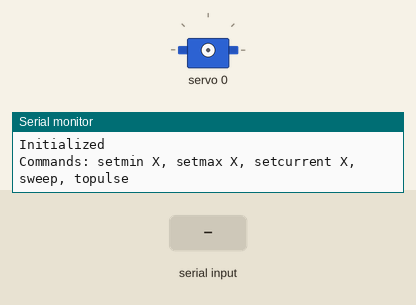
This sketch was run on a simulated Arduino Uno, built with avr-gcc and run on an emulated ATmega328P. Shown: servo, the last lines printed to the serial monitor. The test bench sets the inputs (shaded band).

Above: at 1.2 s.
1.3 s: "sweep\n" received over Serial
At 3.77 s:
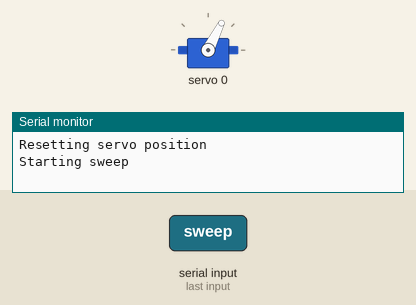
4.3 s: "setmin\n" received over Serial
At 6.7 s:
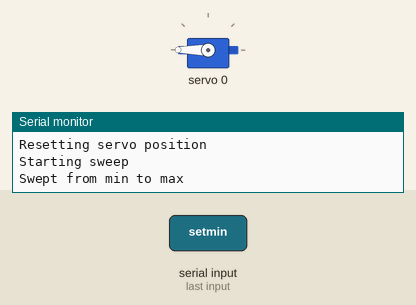
8.4 s: "setmax\n" received over Serial
10.9 s: "setcurrent\n" received over Serial
13.4 s: "topulse\n" received over Serial
Timing chart, 0 to 16.4 s (numbered marks = the images above; inputs shaded):
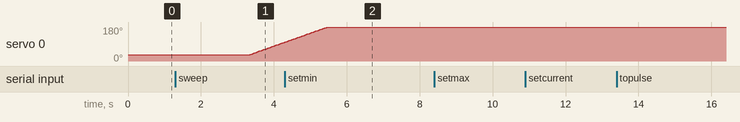

Measured:
- after the input at 1.3 s, servo 0: moves from 32° to 99° over 0.96 s, starting after 2.0 s

The sketch:

ServoPulseLengthTester.ino
```cpp
#include <Wire.h>
#include <Adafruit_PWMServoDriver.h>

/*
 * Old default minumum: 150
 * Old default maximum: 600
 */

uint16_t currentMin = 215; // default min
uint16_t currentMax = 675; // default max
uint16_t currentPulse = currentMin; // minumum SAFE angle by default

Adafruit_PWMServoDriver pwm = Adafruit_PWMServoDriver(0x40);

void setup() {
  Serial.begin(9600);
  Wire.begin();
  pwm.begin();
  pwm.setPWMFreq(60);
  Serial.println("Initialized");

  Serial.println("Commands: setmin X, setmax X, setcurrent X, sweep, topulse");
}

void loop()
{
  if (Serial.available() > 0)
  {
    // get command
    String command = Serial.readStringUntil(' ');
    command.trim();
    uint16_t commandParam = 0;

    // get param
    if (Serial.available() > 0)
    {
      commandParam = Serial.parseInt();
    }

    // handle command with param
    if (command == "setmin")
    {
      currentMin = commandParam;
      Serial.print("Set min to: ");
      Serial.println(commandParam);
    }
    else if (command == "setmax")
    {
      currentMax = commandParam;
      Serial.print("Set max to: ");
      Serial.println(commandParam);
    }
    else if (command == "setcurrent")
    {
      currentPulse = commandParam;
      Serial.print("Set current pulse to: ");
      Serial.println(commandParam);
    }
    else if (command == "topulse")
    {
      pwm.setPWM(0, 0, currentPulse);
      Serial.println("Moved to current pulselength");
    }
    else if (command == "sweep")
    {
      Serial.println("Resetting servo position");
      pwm.setPWM(0, 0, currentMin);
      delay(1000);

      Serial.println("Starting sweep");
      for (uint16_t i = currentMin; i < currentMax; i++)
      {
        pwm.setPWM(0, 0, i);
        delay(5);
      }
      Serial.println("Swept from min to max");
    }
  }
}
```
